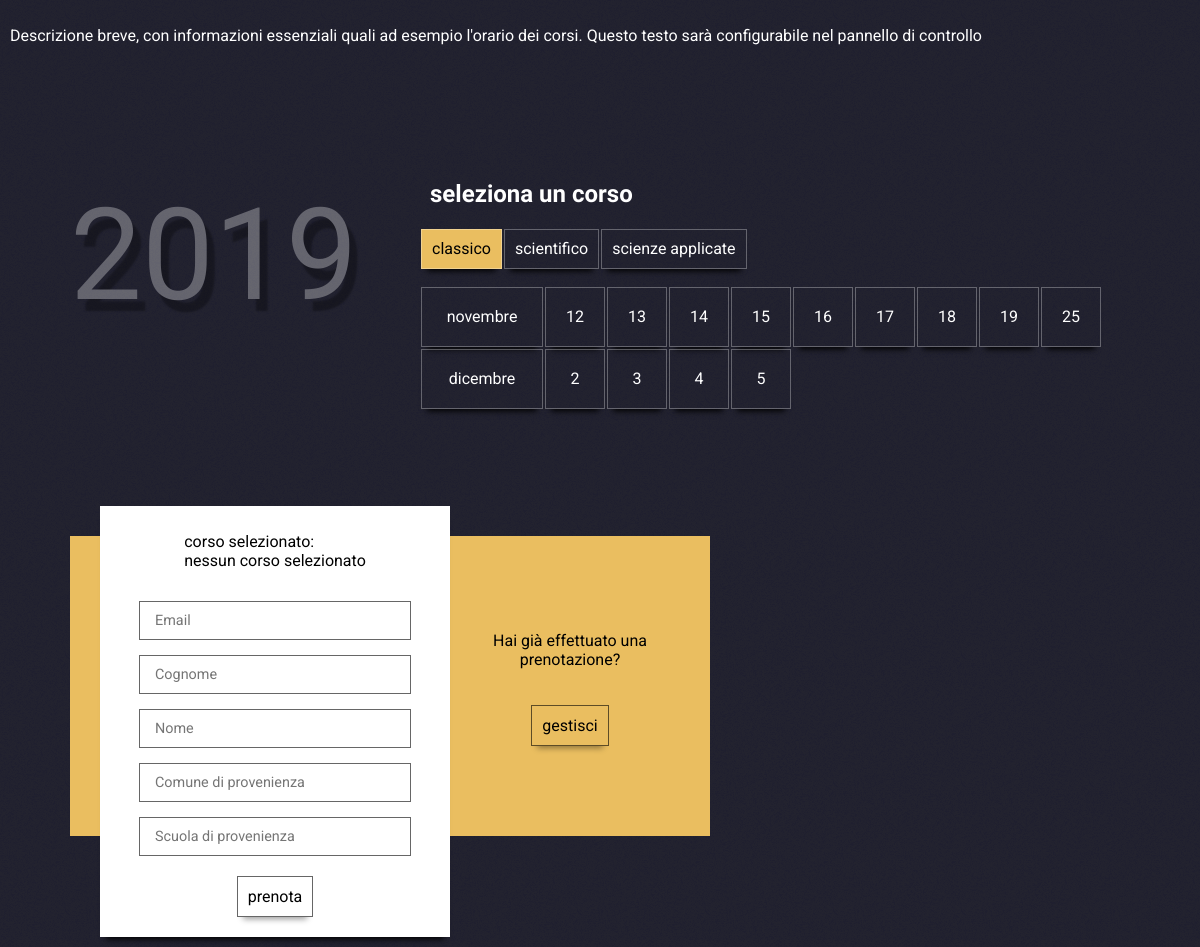
The page / on the database its author committed.
### tables this page shows
CREATE TABLE IF NOT EXISTS `configurazione` (
  `Descrizione` varchar(800),
  `MessaggioRegistrazioneCompletata` varchar(800),
  `Anno` int(11)
) DEFAULT CHARSET=latin1;

CREATE TABLE IF NOT EXISTS `date_prenotabili` (
  `ID` int(11) NOT NULL AUTO_INCREMENT,
  `Corso` varchar(255) NOT NULL,
  `Mese` int(11) NOT NULL,
  `Data` int(11) NOT NULL,
  `GiorniDisponibili` int(11) NOT NULL,
  PRIMARY KEY (`ID`)
) DEFAULT CHARSET=latin1;

### index.php (the view, shortened to what this page needs)
<?php
$instance = ConnectDb::getInstance();
$pdo = $instance->getConnection();
$stmt = $pdo->query('SELECT Descrizione, Anno from `configurazione`');
$row = $stmt->fetch();
$annoCorrente = htmlspecialchars($row['Anno']);
$descrizione = htmlspecialchars($row['Descrizione'], ENT_IGNORE);
$mesi = ["gennaio", "febbraio", "marzo", "aprile", "maggio", "giugno", "luglio", "agosto", "settembre", "ottobre", "novembre", "dicembre"];
$stmt = $pdo->query('SELECT * FROM date_prenotabili order by Corso, Mese, Data');
$courseOut = "";
$datesOut = "";
$enpty = true;
$isFirstCourse = true;
$lastCourse = "";
$lastMonth = 0;
while ($row = $stmt->fetch()) {
  $course = htmlspecialchars($row['Corso']);
  $month = filter_var($row['Mese'], FILTER_VALIDATE_INT);
  $date = filter_var($row['Data'], FILTER_VALIDATE_INT);
  $availableDays = filter_var($row['GiorniDisponibili'], FILTER_VALIDATE_INT);
  if($enpty){
    $enpty = false;
    $courseOut = '<ul class="course_grid">';
    $datesOut = '';
  }
  if($course !== $lastCourse){
    $selected = "";
    if($isFirstCourse){
      $selected = ' class = "selected"';
    }
    $courseOut .= "<li$selected><a>$course</a></li>";
  }
  if($course !== $lastCourse){
    $lastCourse = $course;
    $hide = "";
    if($isFirstCourse){
      $isFirstCourse = false;
    }else{
      $datesOut .= "</ul>";
      $hide = "hidden";
    }
    $datesOut .= "<ul class=\"dates_grid $hide\">";
  }
  if($month !== $lastMonth){
    $lastMonth = $month;
    $monthName = $mesi[$month-1];
    $datesOut .= "<li class=\"month_label\"><p>$monthName</p></li>";
  }
  if($availableDays > 0){
    $datesOut .= "<li data-month=\"$monthName\"><a>$date</a></li>";
  }
}
if(!$enpty){
  $courseOut .= "</ul>";
  $datesOut .= "</ul>";
}
?>
<!DOCTYPE html>
<html>
  <head>
    <link rel="stylesheet" href="./css/index.css" >
  </head>
  <body>
    <div class="container">
<p><?php echo $descrizione;?></p>
      <br>
      <div class="calendar_container">
        <div data-year="<?php echo($annoCorrente);?>" class="calendar_outer_line">
          <h2>seleziona un corso</h2>
          <?php echo $courseOut;?>
          <?php echo $datesOut;?>
        </div>
      </div>
      <div class="form_container">
        <div class="form_outer_line ">
          <div class="form_box">
            <p>corso selezionato:<br><span id="selection_status"></span></p>
            <input name="email" placeholder="Email" type="text" />
            <input name="cognome" placeholder="Cognome" type="text" />
            <input name="nome" placeholder="Nome" type="text" />
            <input name="comune" placeholder="Comune di provenienza" type="text" />
            <input name="scuola" placeholder="Scuola di provenienza" type="text" />
            <a class="btn" id="js_prenota_btn" >prenota</a>
          </div>
        </div>
        <div class="form_back_panel">
          <div class="left_panel">
            <p>Vuoi aggiungere una prenotazione?</p>
            <a class="btn toggle-box">aggiungi</a>
          </div>
          <div class="right_panel">
            <p>Hai già effettuato una prenotazione?</p>
            <a class="btn toggle-box">gestisci</a>
          </div>
        </div>
      </div>
    </div>
  </body>
</html>

### css/index.css (style rules this page uses)
body { width:100%; height:100%; top:0; left:0; position:absolute; margin:0; background-color: #061e3a; background-image: url("../resources/noise1.png"); font-family: "Roboto", sans-serif; color: #f6a1a4; color: white; }
.container { max-width:1200px; margin: 20px auto; margin-top:0; margin-bottom:0; padding: 10px; }
.calendar_container, .form_container { width:100%; height:auto; margin-top: 80px; display:flex; }
.calendar_container { flex-direction: row-reverse; }
.calendar_outer_line { width: 800px; }
.calendar_outer_line::before { content: attr(data-year); opacity:0; font-size: 8em; position:absolute; margin-left: -320px; margin-top:20px; font-family: "Julius Sans One"; transition: all 1s; }
@media (min-width: 1100px) { .calendar_outer_line::before { opacity: .3; text-shadow: 8px 12px 2px black; } }
.calendar_outer_line h2 { padding-left: 40px; font-family: "Julius Sans One"; }
ul.course_grid { display:flex; flex-wrap: wrap; padding-left:30px; }
ul.course_grid li { cursor: pointer; padding: 10px; margin:1px; list-style-type: none; height: 40px; border:1px solid rgba(255,255,255,0.3); text-align:center; display:flex; flex-direction: column; justify-content: center; box-sizing:border-box; box-shadow: 0 8px 6px -6px black; }
ul.course_grid li.selected { color:black; background-color: #eabe60; }
ul.dates_grid { display:flex; flex-wrap: wrap; padding-left: 30px; }
ul.dates_grid li { cursor:pointer; list-style-type:none; width:60px; height:60px; border:1px solid rgba(0,0,0,1); border:1px solid rgba(255,255,255,0.3); margin:1px; text-align:center; display:flex; flex-direction: column; justify-content: center; box-sizing:border-box; box-shadow: 0 8px 6px -6px black; }
ul.dates_grid li.month_label { min-width:60px; width:122px; cursor:inherit; }
.form_container { display:flex; justify-content:center; transform: all 2s; }
.form_back_panel { visibility:hidden; transition:all 0.5s; height:0; }
.form_back_panel div { display:none; }
.form_outer_line { width: 350px; min-height: 400px; background-color: #f6a1a4; background-color: #eabe60; background-color: white; box-shadow: 0 8px 6px -6px black; color:black; transition: all 0.5s; }
.form_box, .mail_box { display: flex; align-items:center; flex-direction:column; box-sizing:border-box; padding:10px; width:100%; height:100%; }
.form_outer_line input { padding: 10px 15px; width: 240px; transition:all 0.2s; font-family: "Roboto", sans-serif; font-size: 0.9em; margin-top: 15px; border: 1px solid transparent; border: 1px solid rgba(0,0,0,0.6); }
.btn { border: 1px solid rgba(0,0,0,0.6); cursor: pointer; margin-top:20px; margin-bottom:10px; padding: 10px; box-shadow: 0 8px 6px -6px rgba(0,0,0,0.4); }

### rows shown on the page
configurazione: Descrizione "Descrizione breve, con informazioni essenziali quali ad esempio l'orario dei corsi. Questo testo sarà configurabile nel pannello di controllo"
date_prenotabili: Corso "classico", Mese "novembre", Data "12"
date_prenotabili: Corso "scientifico"
date_prenotabili: Corso "scienze applicate"
date_prenotabili: Data "13"
date_prenotabili: Data "14"
date_prenotabili: Data "15"
date_prenotabili: Data "16"
date_prenotabili: Data "17"
date_prenotabili: Data "18"
date_prenotabili: Data "19"
date_prenotabili: Data "25"
date_prenotabili: Mese "dicembre", Data "2"
date_prenotabili: Data "3"
date_prenotabili: Data "4"
date_prenotabili: Data "5"
